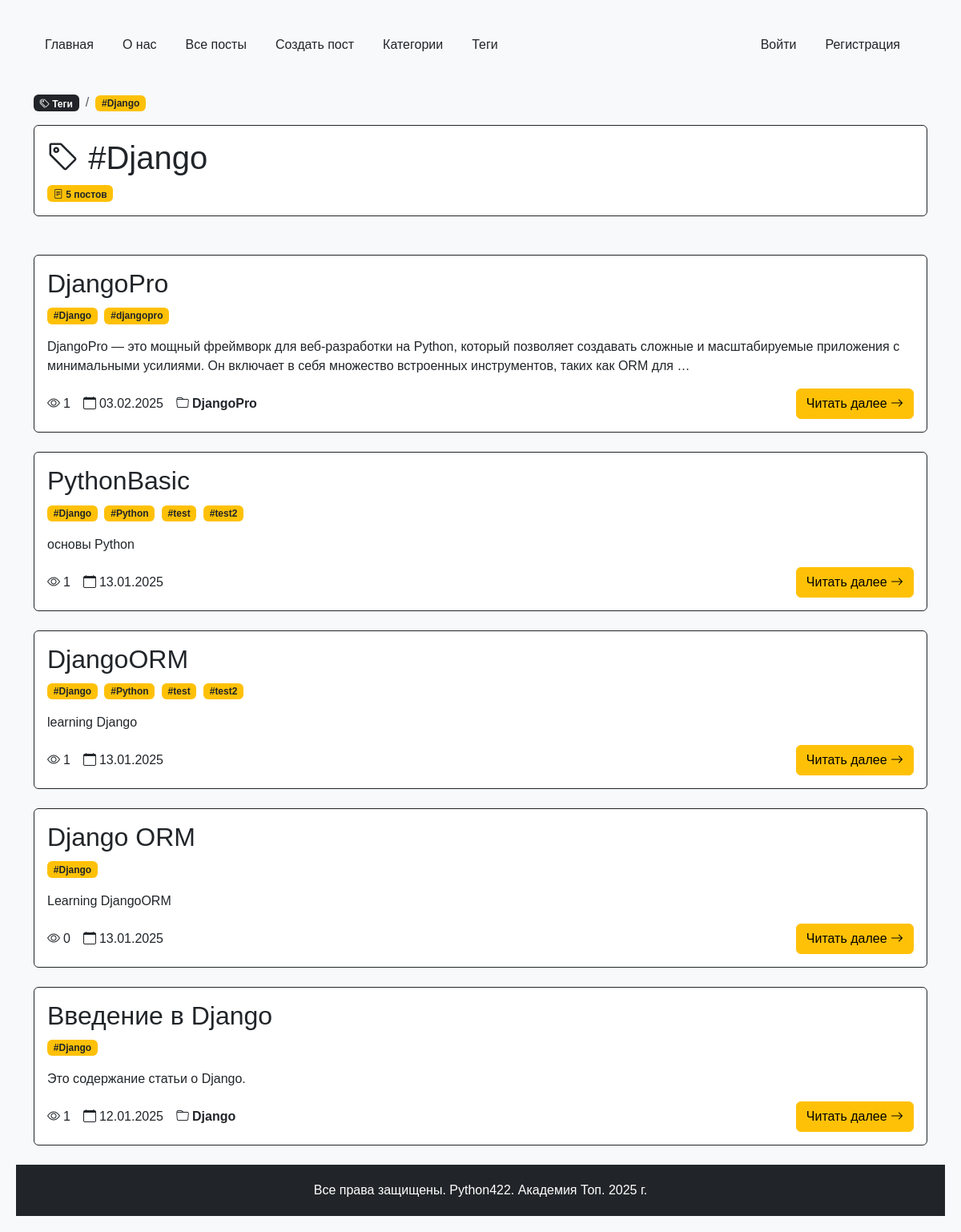
Screenshot of /posts/tags/django/ with the database file from the repository.
### python_blog/models.py (models this page shows, shortened)
class Tag(models.Model):
    name = models.CharField(max_length=100, verbose_name="Название")
    slug = models.SlugField(max_length=250, unique=True, verbose_name="Слаг")
    def __str__(self):
        return self.name
    class Meta:
        verbose_name = "Тег"
        verbose_name_plural = "Теги"
        ordering = ["name"]

class Post(models.Model):
    STATUS_CHOICES = [
        ("draft", "Черновик"),
        ("review", "На проверке"),
        ("reviewed", "Проверено"),
        ("published", "Опубликовано"),
    ]
    title = models.CharField(max_length=100, unique=True, verbose_name="Заголовок")
    slug = models.SlugField(max_length=250, unique=True, verbose_name="Слаг", blank=True, null=True)
    content = models.TextField(verbose_name="Контент")
    author = models.ForeignKey(get_user_model(), on_delete=models.CASCADE, verbose_name="Автор", related_name="posts", default=None, null=True)
    created_at = models.DateTimeField(auto_now_add=True, verbose_name="Дата создания")
    updated_at = models.DateTimeField(auto_now=True, verbose_name="Дата обновления")
    views = models.PositiveIntegerField(default=0, verbose_name="Просмотры")
    status = models.CharField(
        max_length=10, choices=STATUS_CHOICES, default="review", verbose_name="Статус"
    )
    category = models.ForeignKey(
        "Category",  # Ссылка на модель Category
        on_delete=models.SET_NULL,  # При удалении категории, установить значение NULL
        blank=True,  # Не требуем в формах заполнения
        null=True,  # Разрешаем значение NULL в базе данных
        related_name="posts",  # Имя обратной связи
        default=None,  # По умолчанию значение NULL
        verbose_name="Категория",
    )
    tags = models.ManyToManyField("Tag", related_name="posts", verbose_name="Теги")
    def get_absolute_url(self):
        return reverse("blog:post_detail", args=[self.slug])
    class Meta:
        ordering = ["-created_at"]
        verbose_name = "Пост"
        verbose_name_plural = "Посты"

class Category(models.Model):
    name = models.CharField(max_length=200, verbose_name="Название")
    slug = models.SlugField(max_length=250, unique=True, verbose_name="Слаг")
    description = models.TextField(
        blank=True, null=True, default="Без описания", verbose_name="Описание"
    )
    class Meta:
        verbose_name = "Категория"
        verbose_name_plural = "Категории"
        ordering = ["name"]

### python_blog/views.py (the view)
# urls.py: path('tags/<slug:tag_slug>/', tag_detail, name='tag_detail'),
def tag_detail(request, tag_slug):
    tag = Tag.objects.get(slug=tag_slug)
    posts = tag.posts.all()
    context = {
        "tag": tag,
        "posts": posts,
        "title": f"Тег: {tag.name}",
        "active_menu": "tags",  # Добавляем флаг активного меню
    }
    return render(request, "python_blog/tag_detail.html", context)

### python_blog/context_processors.py (called while the page is built)
def menu_items(request):
    menu = [
    {"title": "Главная", "url_name": "main"},
    {"title": "О нас", "url_name": "about"},
    {"title": "Все посты", "url_name": "blog:posts"},
    {"title": "Создать пост", "url_name": "blog:post_create"},
    {"title": "Категории", "url_name": "blog:categories"},
    {"title": "Теги", "url_name": "blog:tags"},
]
    current_url_name = request.resolver_match.view_name
    for item in menu:
        item['is_active'] = current_url_name == item['url_name']
    return {'menu_items': menu}

### python_blog/templates/python_blog/tag_detail.html (shortened to what this page needs)
{% extends "base.html" %}
{% block content %}
<div class="container mt-4">
    <div class="row mb-4">
        <div class="col-12">
            <nav aria-label="breadcrumb">
                <ol class="breadcrumb d-flex align-items-center">
                    <li class="breadcrumb-item">
                        <a href="{% url 'blog:tags' %}" class="badge bg-dark text-white text-decoration-none">
                            <i class="bi bi-tags"></i> Теги
                        </a>
                    </li>
                    <li class="breadcrumb-item">
                        <span class="badge bg-warning text-dark">#{{ tag.name }}</span>
                    </li>
                </ol>
            </nav>
            <div class="card border-dark mb-4">
                <div class="card-body">
                    <h1 class="card-title text-dark">
                        <i class="bi bi-tag"></i> #{{ tag.name }}
                    </h1>
                    <span class="badge bg-warning text-dark">
                        <i class="bi bi-file-text"></i> {{ tag.posts.count }} постов
                    </span>
                </div>
            </div>
        </div>
    </div>
    <div class="row">
        <div class="col-12">
            {% for post in posts %}
                {% include 'python_blog/post_preview_include.html' %}
            {% empty %}
                <div class="alert alert-warning">
                    <i class="bi bi-info-circle"></i> С этим тегом пока нет постов
                </div>
            {% endfor %}
        </div>
    </div>
</div>
{% endblock %}

### python_blog/templates/python_blog/post_preview_include.html (shortened to what this page needs)
{% load cache %}
{% cache 300 post_preview post.id %}
<div class="card mb-4 border-dark">
    <div class="card-body">
        <h2 class="card-title text-dark">{{ post.title }}</h2>
        <div class="mb-3">
            {% for tag in post.tags.all %}
                <a href="{% url 'blog:tag_detail' tag.slug %}" class="text-decoration-none">
                    <span class="badge bg-warning text-dark me-1">#{{ tag }}</span>
                </a>
            {% endfor %}
        </div>
        <p class="card-text">{{ post.content|truncatewords:30 }}</p>
        <div class="d-flex flex-wrap justify-content-between align-items-center">
            <div class="stats text-dark d-flex flex-wrap gap-3 mb-2 mb-md-0">
                <span class="d-flex align-items-center">
                    <i class="bi bi-eye me-1"></i>
                    <span class="stats-text">{{ post.views }}</span>
                </span>
                <span class="d-flex align-items-center">
                    <i class="bi bi-calendar me-1"></i>
                    <span class="stats-text">{{ post.created_at|date:"d.m.Y" }}</span>
                </span>
                {% if post.category %}
                    <span class="d-flex align-items-center">
                        <i class="bi bi-folder me-1"></i>
                        <a href="{% url 'blog:category_detail' post.category.slug %}"
                           class="text-decoration-none text-dark fw-bold stats-text">
                            {{ post.category.name }}
                        </a>
                    </span>
                {% endif %}
            </div>
            <div>
                <a href="{{ post.get_absolute_url }}" class="btn btn-warning d-none d-md-inline-block">
                    Читать далее <i class="bi bi-arrow-right"></i>
                </a>
            </div>
        </div>
    </div>
</div>
{% endcache %}

### static/css/main.css (style rules this page uses)
body { min-height: 100vh; display: flex; flex-direction: column; margin: 0; padding: 20px; background-color: #f8f9fa; font-family: Arial, sans-serif; }
.stats-text { white-space: nowrap; }

### rows the page displays
Tag: name "Django", posts.count "5"
Post: title "DjangoPro", content "DjangoPro — это мощный фреймворк для веб-разработки на Python, который позволяет создавать сложные и масштабируемые приложения с минимальными усилиями. Он включает в себя множество встроенных инструментов, таких как ORM для …", views "1", created_at "03.02.2025", category.name "DjangoPro"
Tag: name "djangopro"
Post: title "PythonBasic", content "основы Python", views "1", created_at "13.01.2025"
Tag: name "Python"
Tag: name "test"
Tag: name "test2"
Post: title "DjangoORM", content "learning Django", views "1", created_at "13.01.2025"
Post: title "Django ORM", content "Learning DjangoORM", views "0", created_at "13.01.2025"
Post: title "Введение в Django", content "Это содержание статьи о Django.", views "1", created_at "12.01.2025", category.name "Django"

### other values shown
{{ item.title }} "Главная" "О нас" "Все посты" "Создать пост" "Категории" "Теги"
